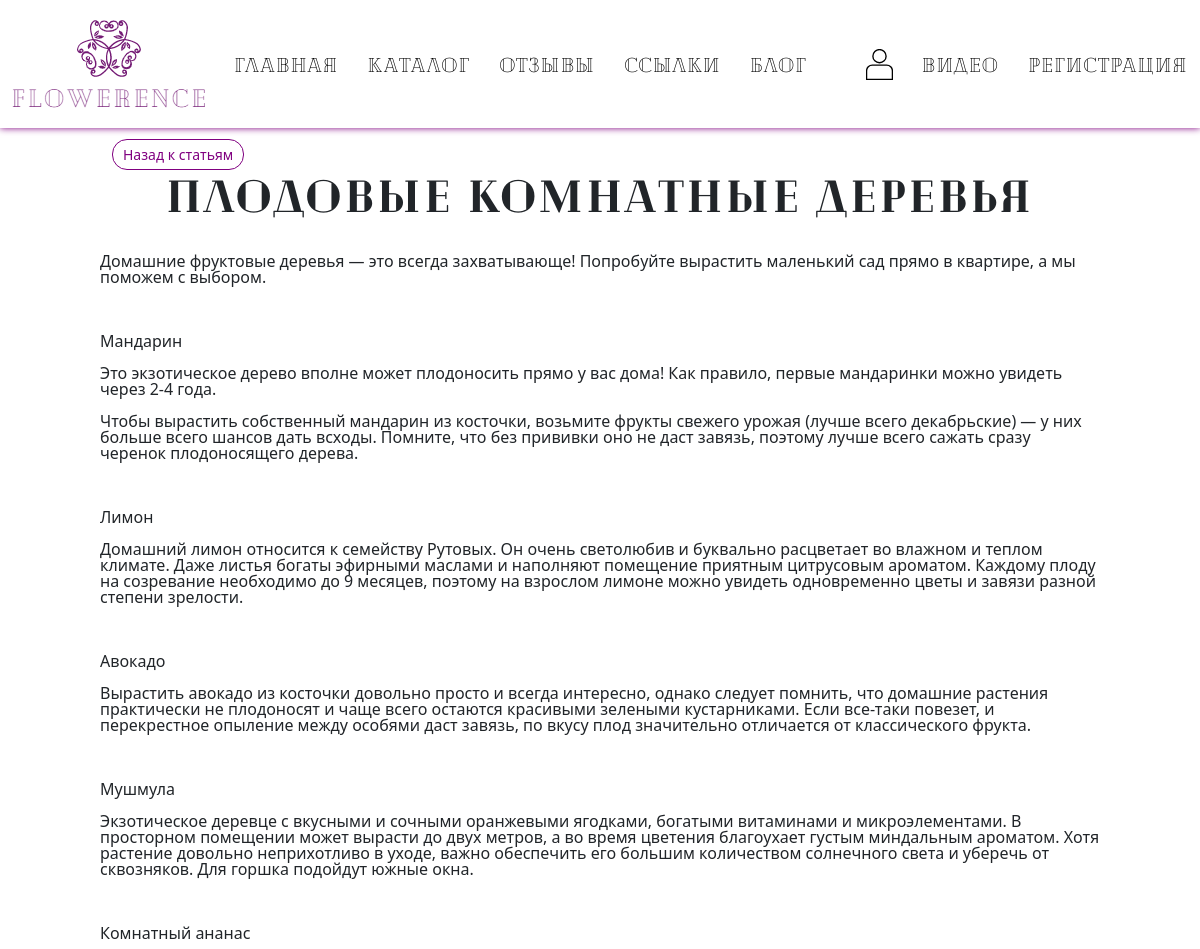
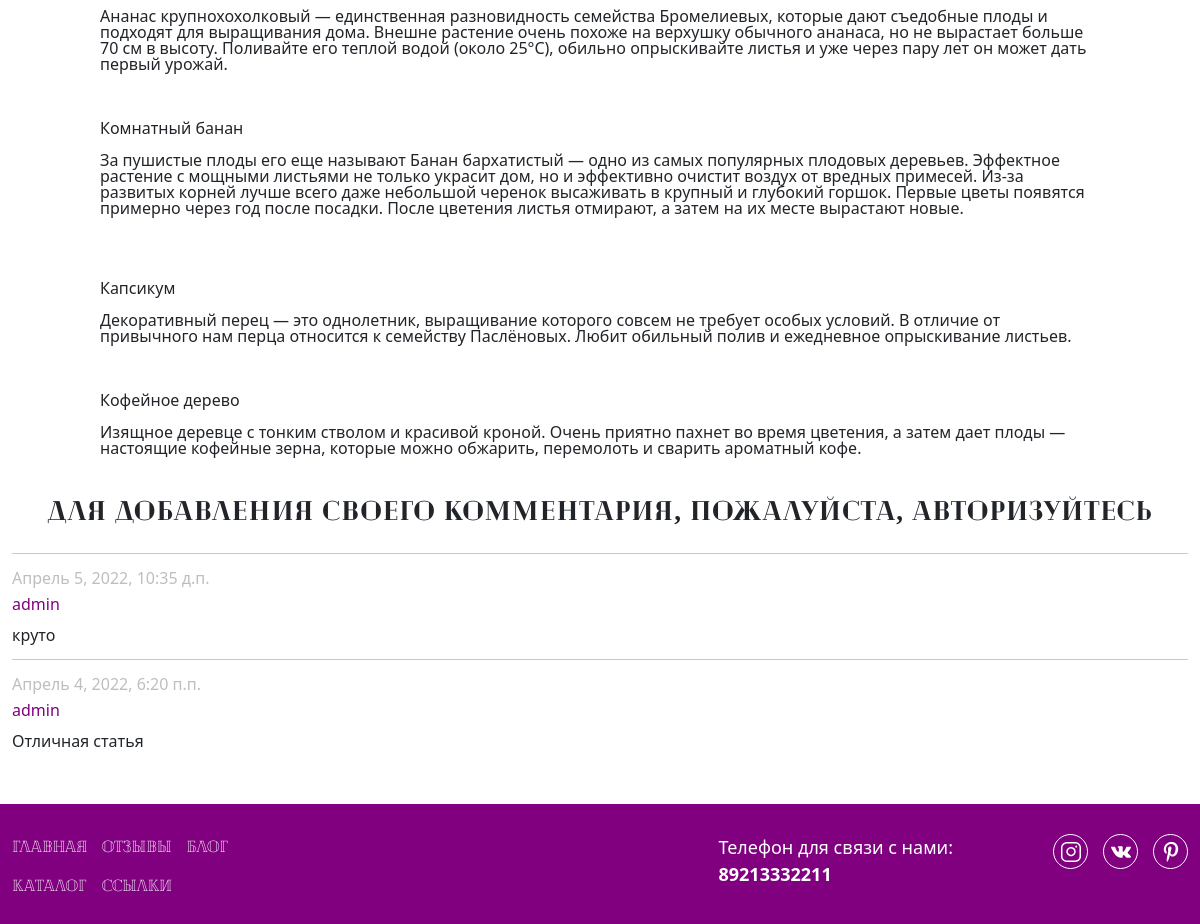
The app's page /blogpost/4/ with its own data (2 pictures, top to bottom).
### app/models.py (models this page shows, shortened)
class Blog(models.Model):
    author = models.ForeignKey(User, null=True, blank=True, on_delete = models.SET_NULL, verbose_name = "Автор")
    title = models.CharField(max_length=100, unique_for_date="posted", verbose_name="Заголовок")
    description = models.TextField(verbose_name="Краткое содержание")
    content = models.TextField(verbose_name="Полное содержание")
    posted = models.DateTimeField(default=datetime.now(), db_index=True, verbose_name="Опубликовано")
    image = models.FileField(default = 'temp.jpg', verbose_name = "Путь к картинке")
    class Meta:
        db_table = "Posts"
        ordering = ["-posted"]
        verbose_name = "статья блога"
        verbose_name_plural = "статьи блога"

class Comment(models.Model):
    text = models.TextField(verbose_name="Текст комментария")
    date = models.DateTimeField(default=datetime.now(), db_index=True, verbose_name="Дата комментария")
    author = models.ForeignKey(User, on_delete = models.CASCADE, verbose_name = "Автор комментария")
    post = models.ForeignKey(Blog, on_delete = models.CASCADE, verbose_name = "Статья комментария")
    class Meta:
        db_table = "Comment"
        ordering = ["-date"]
        verbose_name = "Комментарии к статье блога"
        verbose_name_plural = " Комментарии к статьям блога"

### app/views.py (the view)
# urls.py: path('blogpost/<int:parametr>/', views.blogpost, name='blogpost'),
def blogpost(request, parametr):
    assert isinstance(request, HttpRequest)
    post_1 = Blog.objects.get(id=parametr) # запрос на выбор конкретной статьи по параметру
    comments = Comment.objects.filter(post=parametr)
    if request.method == "POST": # после отправки данных формы на сервер методом POST
        form = CommentForm(request.POST)
        if form.is_valid():
            comment_f = form.save(commit=False)
            comment_f.author = request.user # добавляем (так как этого поля нет в форме) в модель Комментария (Comment) в поле автор авторизованного пользователя
            comment_f.date = datetime.now() # добавляем в модель Комментария (Comment) текущую дату
            comment_f.post = Blog.objects.get(id=parametr) # добавляем в модель Комментария (Comment) статью, для которой данный комментарий
            comment_f.save() # сохраняем изменения после добавления полей
            return redirect('blogpost', parametr=post_1.id) # переадресация на ту же страницу статьи после отправки комментария
    else:
        form = CommentForm() # создание формы для ввода комментария
        return render(
        request,
        'app/blogpost.html',
        {
            'post_1': post_1, # передача конкретной статьи в шаблон веб-страницы
            'comments': comments, # передача всех комментариев к данной статье в шаблон веб-страницы
            'form': form, # передача формы добавления комментария в шаблон веб-страницы
            'year':datetime.now().year,
        }
    )

### app/templates/app/blogpost.html (shortened to what this page needs)
﻿{% extends "app/layout.html" %}
{% load staticfiles %}
{% block content %}
    <div class="blogpost">
        <div class="container">
            <a class="btn btn_prev" href="{% url 'blog' %}"> Назад к статьям </a>
            <h2 class="blogpost__header"> {{post_1.title}} </h2>
            <p class="blogpost__content"> {{post_1.content|linebreaksbr}} </p>
            {% if user.is_authenticated %}
                <h2 class="blogpost__comment-header">Добавить комментарий</h2>
                <form method="POST" >{% csrf_token %}
                <div>
                {{form.as_p}}
                <button type="submit" class="save btn btn_submit" > Отправить комментарий </button>
                </div>
                </form>
            {% else %}
                <h2 class="blogpost__comment-header"> Для добавления своего комментария, пожалуйста, авторизуйтесь </h2>
            {% endif %}
            {% for comment in comments %}
                <hr/>
                <div class="blogpost__comment-date"> {{comment.date}} </div>
                <div class="blogpost__comment-author"> {{comment.author}} </div>
                <p class="blogpost__comment-text"> {{comment.text|linebreaksbr}} </p>
                {% endfor %}
        </div>
    </div>
{% endblock %}

### records on screen
Blog: title "Плодовые комнатные деревья", content "Домашние фруктовые деревья — это всегда захватывающе! Попробуйте вырастить маленький сад прямо в квартире, а мы поможем с выбором. Мандарин Это экзотическое дерево вполне может плодоносить прямо у вас дома! Как правило, первые мандаринки можно увидеть через 2-4 года. Чтобы вырастить собственный мандарин из косточки, возьмите фрукты свежего урожая (лучше всего декабрьские) — у них больше всего шансов дать всходы. Помните, что без прививки оно не даст завязь, поэтому лучше всего сажать сразу черенок плодоносящего дерева. Лимон Домашний лимон относится к семейству Рутовых. Он очень светолюбив и буквально расцветает во влажном и теплом климате. Даже листья богаты эфирными маслами и наполняют…"
Comment: date "Апрель 5, 2022, 10:35 д.п.", author "admin", text "круто"
Comment: date "Апрель 4, 2022, 6:20 п.п.", author "admin", text "Отличная статья"
